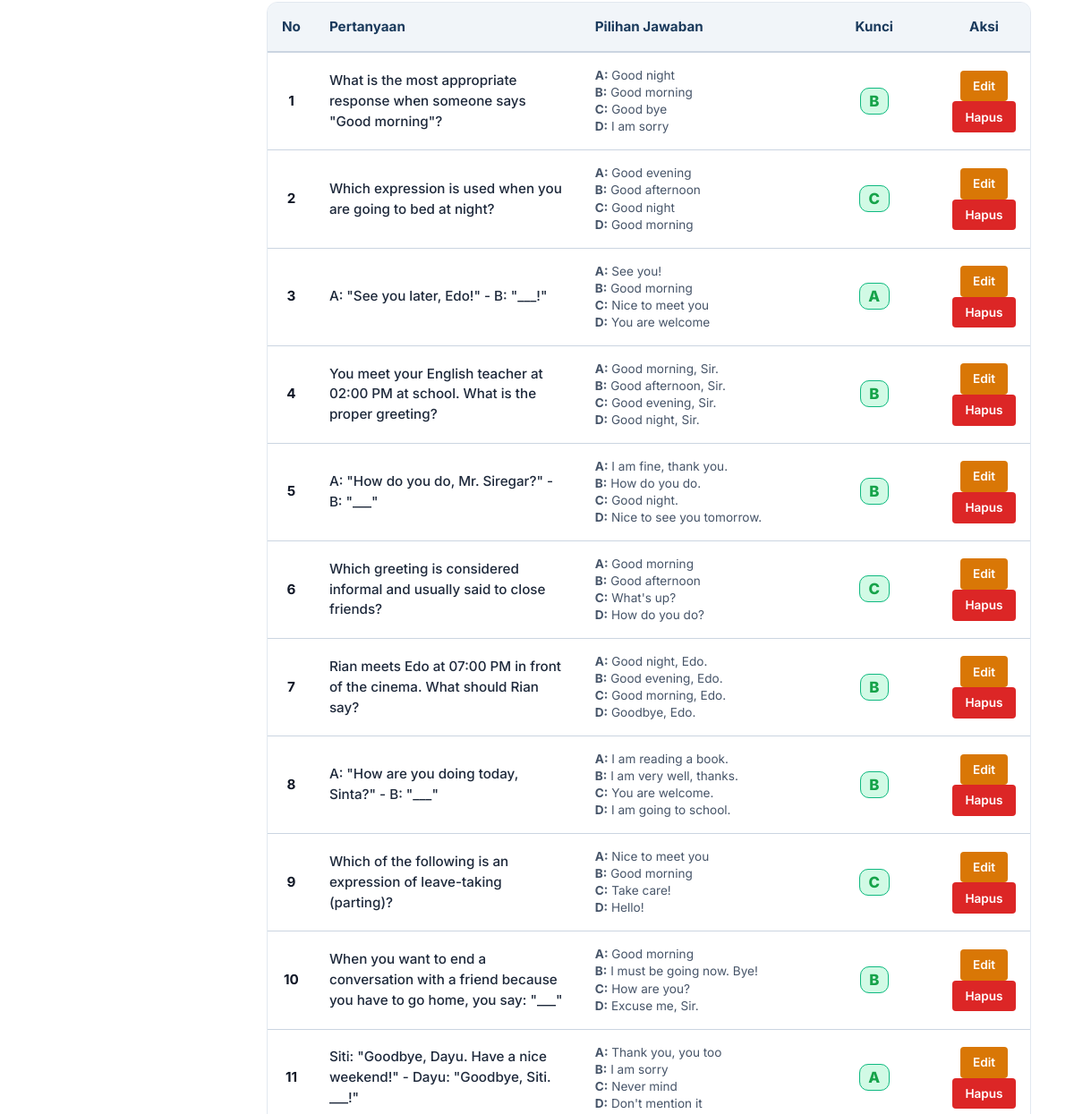
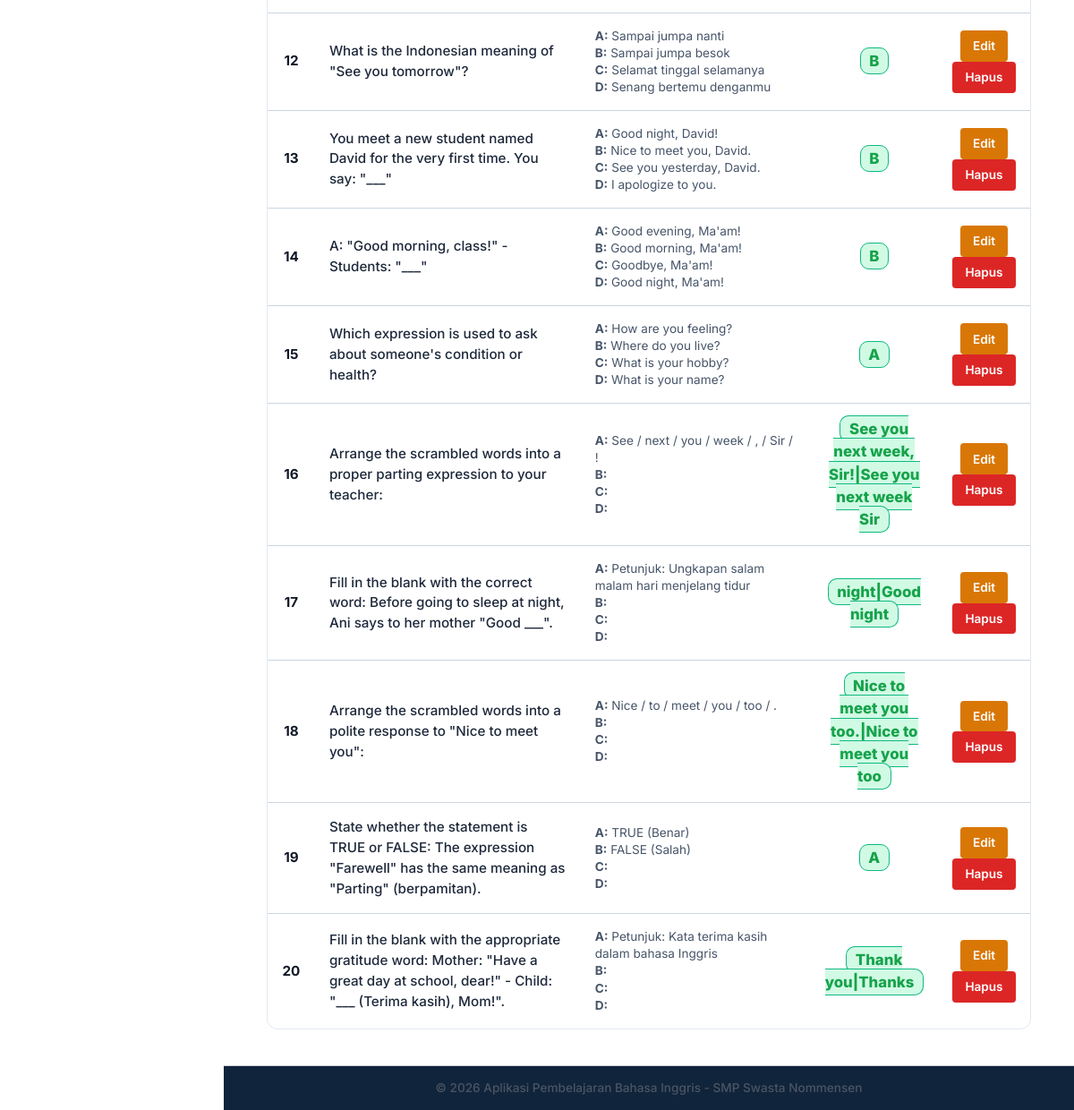
/admin/kelola_soal.php?tab=soal&id_kuis=1 (signed in, lower part), run on an earlier commit of the app's database (2 pictures, top to bottom).
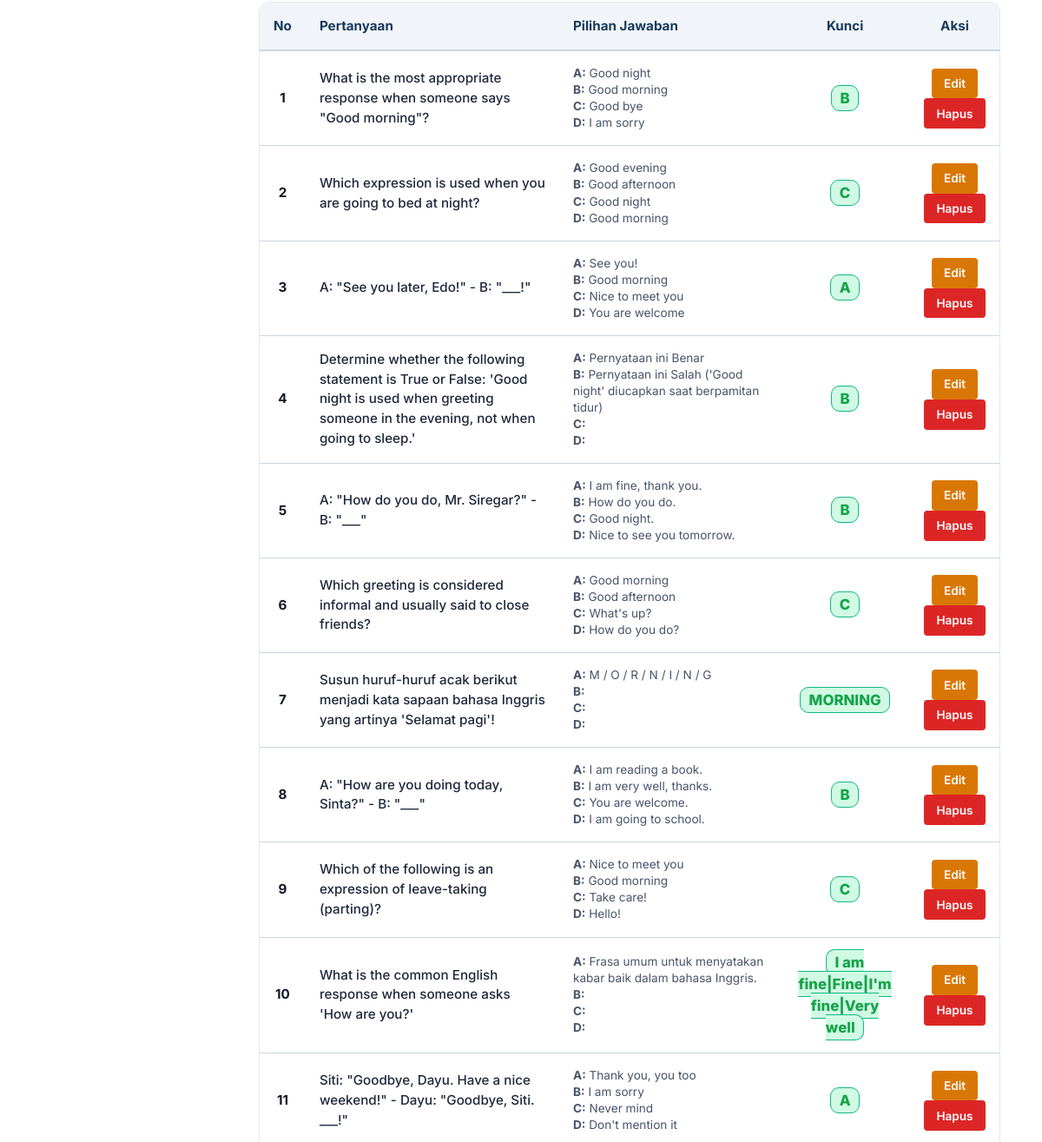
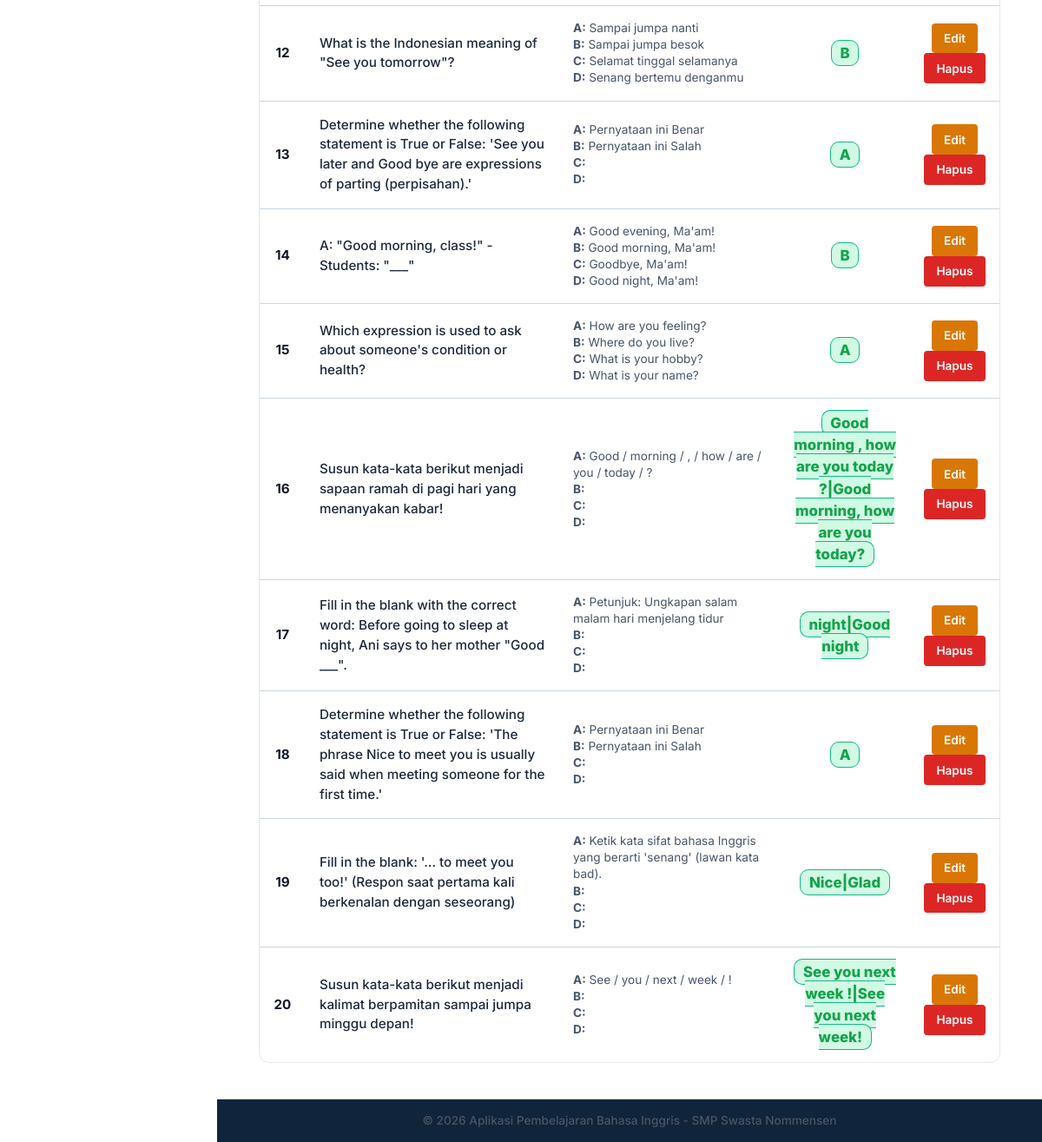
And on a later commit of the database (2 pictures, top to bottom).
### tables this page shows
CREATE TABLE `tb_soal` (
  `id_soal` int(11) NOT NULL AUTO_INCREMENT,
  `id_kuis` int(11) NOT NULL,
  `pertanyaan` text NOT NULL,
  `opsi_a` varchar(255) NOT NULL,
  `opsi_b` varchar(255) NOT NULL,
  `opsi_c` varchar(255) NOT NULL,
  `opsi_d` varchar(255) NOT NULL,
  `jawaban_benar` varchar(255) NOT NULL,
  `tipe_soal` enum('pilihan_ganda','isian','susun_kata','true_false','susun_huruf') NOT NULL DEFAULT 'pilihan_ganda',
  PRIMARY KEY (`id_soal`),
  KEY `id_kuis` (`id_kuis`),
  CONSTRAINT `tb_soal_ibfk_1` FOREIGN KEY (`id_kuis`) REFERENCES `tb_kuis` (`id_kuis`) ON DELETE CASCADE
);

### admin/kelola_soal.php (the view, shortened to what the rows shown need)
<?php
require_once '../config.php';
$id_kuis_aktif = isset($_GET['id_kuis']) ? intval($_GET['id_kuis']) : 0;
$tab_aktif = isset($_GET['tab']) ? $_GET['tab'] : 'kuis';
$kuis_edit_data = null;
try {
    $quizzes = $pdo->query("SELECT * FROM tb_kuis ORDER BY id_kuis ASC")->fetchAll();
} catch (PDOException $e) {
    $quizzes = [];
}
try {
    $materi_list = $pdo->query("SELECT id_materi, kategori, semester, urutan, judul_materi FROM tb_materi ORDER BY urutan ASC")->fetchAll();
} catch (PDOException $e) {
    $materi_list = [];
}
$questions = [];
if ($id_kuis_aktif > 0) {
    try {
        $stmt_qs = $pdo->prepare("SELECT * FROM tb_soal WHERE id_kuis = :id ORDER BY id_soal ASC");
        $stmt_qs->execute(['id' => $id_kuis_aktif]);
        $questions = $stmt_qs->fetchAll();
    } catch (PDOException $e) {
        $questions = [];
    }
}
?>
<!DOCTYPE html>
<html lang="id">
<head>
    <link href="https://cdn.jsdelivr.net/npm/bootstrap@5.3.3/dist/css/bootstrap.min.css" rel="stylesheet">
    <link rel="stylesheet" href="https://cdn.jsdelivr.net/npm/bootstrap-icons@1.11.3/font/bootstrap-icons.min.css">
    <link rel="stylesheet" href="../assets/css/style.css?v=4.3.0">
</head>
<body class="admin-body">
    <div class="admin-layout">
        <main class="main-content">
            <?php if ($tab_aktif === 'kuis'): ?>
                <div class="form-card" style="border: 1px solid #e2e8f0; box-shadow: var(--shadow-sm); border-radius: 12px; padding: 1.5rem; margin-bottom: 2.5rem; background: #ffffff;">
                    <div class="form-title" style="font-family: 'Outfit', sans-serif; font-weight: 800; font-size: 1.15rem; color: var(--accent-blue); margin-bottom: 1.25rem; border-bottom: 1px solid var(--border-color); padding-bottom: 0.5rem;">
                        <?= $kuis_edit_data ? 'Edit Detail Sesi Kuis' : 'Buat Sesi Kuis Baru' ?>
                    </div>
                    <form action="kelola_soal.php?tab=kuis" method="POST" style="display: flex; flex-direction: column; gap: 1.25rem;">
                        <?php if ($kuis_edit_data): ?>
                            <input type="hidden" name="id_kuis" value="<?= $kuis_edit_data['id_kuis'] ?>">
                        <?php endif; ?>
                        <div style="display: grid; grid-template-columns: repeat(auto-fit, minmax(220px, 1fr)); gap: 1rem;">
                            <div style="display: flex; flex-direction: column; flex-grow: 2;">
                                <label style="font-weight: 700; margin-bottom: 0.4rem; font-size: 0.85rem; color: #475569;">Judul Sesi Kuis:</label>
                                <input type="text" name="judul_kuis" class="form-control" placeholder="Contoh: Kuis 1: Simple Present Tense" required value="<?= htmlspecialchars($kuis_edit_data['judul_kuis'] ?? '') ?>">
                            </div>
                            <div style="display: flex; flex-direction: column;">
                                <label style="font-weight: 700; margin-bottom: 0.4rem; font-size: 0.85rem; color: #475569;">Kaitkan ke Unit Materi (Opsional):</label>
                                <select name="id_materi" class="form-control">
                                    <option value="">-- Tidak Terikat / Campuran --</option>
                                    <?php foreach ($materi_list as $m): ?>
                                        <option value="<?= $m['id_materi'] ?>" <?= isset($kuis_edit_data) && intval($kuis_edit_data['id_materi']) === intval($m['id_materi']) ? 'selected' : '' ?>>
                                            Bab <?= sprintf("%02d", $m['urutan']) ?> (Sem <?= $m['semester'] ?>): <?= htmlspecialchars($m['judul_materi']) ?>
                                        </option>
                                    <?php endforeach; ?>
                                </select>
                            </div>
                            <div style="display: flex; flex-direction: column;">
                                <label style="font-weight: 700; margin-bottom: 0.4rem; font-size: 0.85rem; color: #475569;">Durasi Waktu (Menit):</label>
                                <input type="number" name="waktu_pengerjaan" class="form-control" min="1" required value="<?= htmlspecialchars($kuis_edit_data['waktu_pengerjaan'] ?? 10) ?>">
                            </div>
                            <div style="display: flex; flex-direction: column;">
                                <label style="font-weight: 700; margin-bottom: 0.4rem; font-size: 0.85rem; color: #475569;">Batas Nilai Lulus (KKM):</label>
                                <input type="number" name="nilai_lulus" class="form-control" min="0" max="100" required value="<?= htmlspecialchars($kuis_edit_data['nilai_lulus'] ?? 70) ?>">
                            </div>
                        </div>
                        <div>
                            <button type="submit" name="save_kuis" class="btn-sm btn-success" style="padding: 0.75rem 1.5rem; font-weight: 700; border: none; cursor: pointer;">
                                <?= $kuis_edit_data ? 'Update Sesi Kuis' : 'Buat Kuis Baru' ?>
                            </button>
                            <?php if ($kuis_edit_data): ?>
                                <a href="kelola_soal.php?tab=kuis" class="btn-sm" style="background-color: #6b7280; color: white; text-decoration: none; padding: 0.75rem 1.5rem; font-weight: 700; text-align: center; border-radius: 10px; border: 2px solid #4b5563; margin-left: 0.5rem;">
                                    Batal
                                </a>
                            <?php endif; ?>
                        </div>
                    </form>
                </div>
                <h3 style="font-family: 'Outfit', sans-serif; font-size: 1.25rem; font-weight: 800; color: #1f2937; margin-bottom: 1rem;">Daftar Sesi Kuis Aktif</h3>
                <div class="table-container" style="border: 1px solid #e2e8f0; box-shadow: var(--shadow-sm); border-radius: 12px;">
                    <table class="table-materi">
                        <thead>
                            <tr>
                                <th style="width: 30%; font-weight: 700;">Nama Sesi Kuis</th>
                                <th style="width: 15%; font-weight: 700; text-align: center;">Kategori</th>
                                <th style="width: 15%; font-weight: 700; text-align: center;">Durasi</th>
                                <th style="width: 10%; font-weight: 700; text-align: center;">KKM</th>
                                <th style="width: 10%; font-weight: 700; text-align: center;">Jumlah Soal</th>
                                <th style="width: 20%; font-weight: 700; text-align: center;">Aksi</th>
                            </tr>
                        </thead>
                        <tbody>
                            <?php if (empty($quizzes)): ?>
                                <tr>
                                    <td colspan="6" style="text-align: center; color: #6b7280; padding: 2.5rem;">
                                        Belum ada sesi kuis yang terdaftar. Buat sesi baru lewat form di atas.
                                    </td>
                                </tr>
                            <?php else: ?>
                                <?php foreach ($quizzes as $quiz): ?>
                                    <?php
                                    try {
                                        $stmt_q_cnt = $pdo->prepare("SELECT COUNT(*) FROM tb_soal WHERE id_kuis = :id");
                                        $stmt_q_cnt->execute(['id' => $quiz['id_kuis']]);
                                        $jumlah_soal = $stmt_q_cnt->fetchColumn();
                                    } catch (PDOException $e) {
                                        $jumlah_soal = 0;
                                    }
                                    ?>
                                    <tr>
                                        <td style="font-weight: 700; color: #1e293b;"><?= htmlspecialchars($quiz['judul_kuis']) ?></td>
                                        <td style="text-align: center;">
                                            <span style="font-size: 0.75rem; background-color: #eff6ff; color: var(--accent-blue); padding: 0.25rem 0.5rem; border-radius: 10px; font-weight: 700;">
                                                <?= htmlspecialchars($quiz['kategori_materi']) ?>
                                            </span>
                                        </td>
                                        <td style="text-align: center; font-weight: 600;"><?= htmlspecialchars($quiz['waktu_pengerjaan']) ?> Menit</td>
                                        <td style="text-align: center; font-weight: 700; color: #b45309;"><?= htmlspecialchars($quiz['nilai_lulus']) ?></td>
                                        <td style="text-align: center; font-weight: 800; color: var(--accent-blue);"><?= $jumlah_soal ?> Butir</td>
                                        <td style="text-align: center; display: flex; gap: 0.25rem; justify-content: center;">
                                            <a href="kelola_soal.php?tab=soal&id_kuis=<?= $quiz['id_kuis'] ?>" class="btn-sm btn-play" style="background-color: #2563eb; color: white;">Soal</a>
                                            <a href="kelola_soal.php?tab=kuis&edit_kuis_id=<?= $quiz['id_kuis'] ?>" class="btn-sm btn-edit">Edit</a>
                                            <a href="kelola_soal.php?tab=kuis&delete_kuis=<?= $quiz['id_kuis'] ?>" class="btn-sm btn-delete" onclick="return confirm('Menghapus kuis akan menghapus seluruh butir soal di dalamnya! Apakah Anda yakin?')">Hapus</a>
                                        </td>
                                    </tr>
                                <?php endforeach; ?>
                            <?php endif; ?>
                        </tbody>
                    </table>
                </div>
            <!-- ===================================================================
                 TAB 2: KELOLA SOAL (BUTIR SOAL PER KUIS)
                 =================================================================== -->
            <?php elseif ($tab_aktif === 'soal' && $id_kuis_aktif > 0): ?>
                <div class="table-container" style="border: 1px solid #e2e8f0; box-shadow: var(--shadow-sm); border-radius: 12px;">
                    <table class="table-materi">
                        <thead>
                            <tr>
                                <th style="width: 5%; text-align: center; font-weight: 700;">No</th>
                                <th style="width: 40%; font-weight: 700;">Pertanyaan</th>
                                <th style="width: 35%; font-weight: 700;">Pilihan Jawaban</th>
                                <th style="width: 10%; text-align: center; font-weight: 700;">Kunci</th>
                                <th style="width: 10%; text-align: center; font-weight: 700;">Aksi</th>
                            </tr>
                        </thead>
                        <tbody>
                            <?php if (empty($questions)): ?>
                                <tr>
                                    <td colspan="5" style="text-align: center; color: #6b7280; padding: 2.5rem;">
                                        Kuis ini belum memiliki butir soal. Silakan tambahkan soal lewat form di atas.
                                    </td>
                                </tr>
                            <?php else: ?>
                                <?php foreach ($questions as $idx => $q): ?>
                                    <tr>
                                        <td style="text-align: center; font-weight: 700;"><?= $idx + 1 ?></td>
                                        <td style="font-weight: 500; color: #1e293b; line-height: 1.5;"><?= htmlspecialchars($q['pertanyaan']) ?></td>
                                        <td style="font-size: 0.85rem; color: #475569; line-height: 1.4;">
                                            <strong>A:</strong> <?= htmlspecialchars($q['opsi_a']) ?><br>
                                            <strong>B:</strong> <?= htmlspecialchars($q['opsi_b']) ?><br>
                                            <strong>C:</strong> <?= htmlspecialchars($q['opsi_c']) ?><br>
                                            <strong>D:</strong> <?= htmlspecialchars($q['opsi_d']) ?>
                                        </td>
                                        <td style="text-align: center; font-weight: 800; font-size: 1.05rem; color: #16a34a;">
                                            <span style="background-color: #d1fae5; padding: 0.25rem 0.6rem; border-radius: 10px; border: 1px solid #10b981;">
                                                <?= htmlspecialchars($q['jawaban_benar']) ?>
                                            </span>
                                        </td>
                                        <td style="text-align: center;">
                                            <a href="kelola_soal.php?tab=soal&id_kuis=<?= $id_kuis_aktif ?>&edit_soal_id=<?= $q['id_soal'] ?>" class="btn-sm btn-edit">Edit</a>
                                            <a href="kelola_soal.php?tab=soal&id_kuis=<?= $id_kuis_aktif ?>&delete_soal=<?= $q['id_soal'] ?>" class="btn-sm btn-delete" onclick="return confirm('Apakah Anda yakin ingin menghapus soal ini dari kuis?')">Hapus</a>
                                        </td>
                                    </tr>
                                <?php endforeach; ?>
                            <?php endif; ?>
                        </tbody>
                    </table>
                </div>
            <?php endif; ?>
        </main>
    </div>
</body>
</html>

What changed in the data, as far as the page shows it:
removed tb_soal: pertanyaan "Rian meets Edo at 07:00 PM in front of the cinema. What should Rian say?", opsi_a "Good night, Edo.", opsi_b "Good evening, Edo.", opsi_c "Good morning, Edo.", opsi_d "Goodbye, Edo.", jawaban_benar "B"
removed tb_soal: pertanyaan "When you want to end a conversation with a friend because you have to go home, you say: \"___\"", opsi_a "Good morning", opsi_b "I must be going now. Bye!", opsi_c "How are you?", opsi_d "Excuse me, Sir.", jawaban_benar "B"
removed tb_soal: pertanyaan "You meet a new student named David for the very first time. You say: \"___\"", opsi_a "Good night, David!", opsi_b "Nice to meet you, David.", opsi_c "See you yesterday, David.", opsi_d "I apologize to you.", jawaban_benar "B"
removed tb_soal: pertanyaan "Arrange the scrambled words into a polite response to \"Nice to meet you\":", opsi_a "Nice / to / meet / you / too / .", jawaban_benar "Nice to meet you too.|Nice to meet you too"
removed tb_soal: pertanyaan "State whether the statement is TRUE or FALSE: The expression \"Farewell\" has the same meaning as \"Parting\" (berpamitan).", opsi_a "TRUE (Benar)", opsi_b "FALSE (Salah)", jawaban_benar "A"
removed tb_soal: pertanyaan "Fill in the blank with the appropriate gratitude word: Mother: \"Have a great day at school, dear!\" - Child: \"___ (Terima kasih), Mom!\".", opsi_a "Petunjuk: Kata terima kasih dalam bahasa Inggris", jawaban_benar "Thank you|Thanks"
changed tb_soal: pertanyaan "You meet your English teacher at 02:00 PM at school. What is the proper greeting?" → "Determine whether the following statement is True or False: 'Good night is used when greeting someone in the evening, not when going to sleep.'"; opsi_a "Good morning, Sir." → "Pernyataan ini Benar"; opsi_b "Good afternoon, Sir." → "Pernyataan ini Salah ('Good night' diucapkan saat berpamitan tidur)"; opsi_c "Good evening, Sir." → (not shown); opsi_d "Good night, Sir." → (not shown)
added tb_soal: pertanyaan "Susun huruf-huruf acak berikut menjadi kata sapaan bahasa Inggris yang artinya 'Selamat pagi'!", opsi_a "M / O / R / N / I / N / G", jawaban_benar "MORNING"
added tb_soal: pertanyaan "What is the common English response when someone asks 'How are you?'", opsi_a "Frasa umum untuk menyatakan kabar baik dalam bahasa Inggris.", jawaban_benar "I am fine|Fine|I'm fine|Very well"
added tb_soal: pertanyaan "Determine whether the following statement is True or False: 'See you later and Good bye are expressions of parting (perpisahan).'", opsi_a "Pernyataan ini Benar", opsi_b "Pernyataan ini Salah", jawaban_benar "A"
changed tb_soal: pertanyaan "Arrange the scrambled words into a proper parting expression to your teacher:" → "Susun kata-kata berikut menjadi sapaan ramah di pagi hari yang menanyakan kabar!"; opsi_a "See / next / you / week / , / Sir / !" → "Good / morning / , / how / are / you / today / ?"; jawaban_benar "See you next week, Sir!|See you next week Sir" → "Good morning , how are you today ?|Good morning, how are you today?"
added tb_soal: pertanyaan "Determine whether the following statement is True or False: 'The phrase Nice to meet you is usually said when meeting someone for the first time.'", opsi_a "Pernyataan ini Benar", opsi_b "Pernyataan ini Salah", jawaban_benar "A"
added tb_soal: pertanyaan "Fill in the blank: '... to meet you too!' (Respon saat pertama kali berkenalan dengan seseorang)", opsi_a "Ketik kata sifat bahasa Inggris yang berarti 'senang' (lawan kata bad).", jawaban_benar "Nice|Glad"
added tb_soal: pertanyaan "Susun kata-kata berikut menjadi kalimat berpamitan sampai jumpa minggu depan!", opsi_a "See / you / next / week / !", jawaban_benar "See you next week !|See you next week!"
